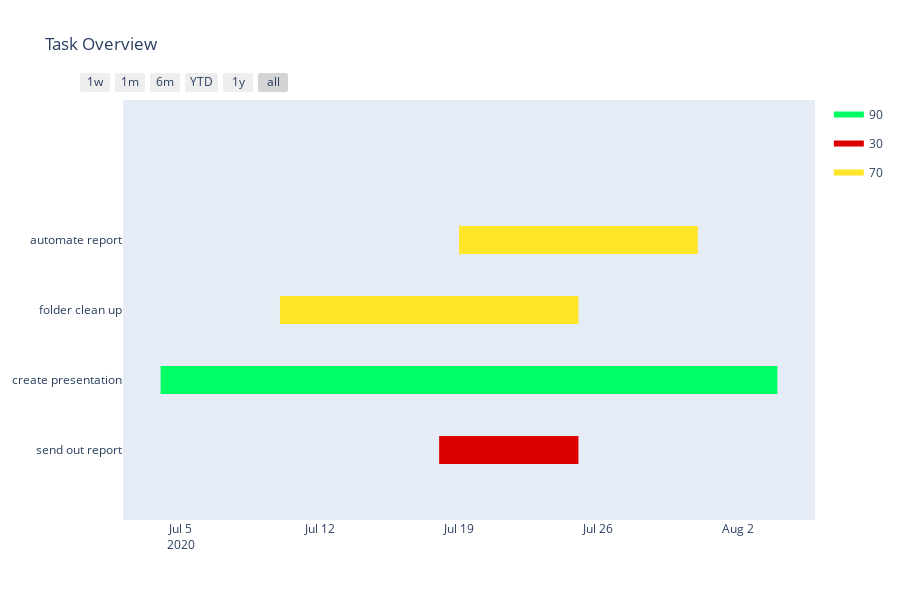

Notebook source saved alongside this figure:
### Code cell
colors = {30: 'rgb(220, 0, 0)', 70: (1, 0.9, 0.16), 75: (1, 0.9, 0.22), 90: 'rgb(0, 255, 100)'}
fig_inter = ff.create_gantt(df, colors=colors, index_col='complete', show_colorbar=True, group_tasks=True, title='Task Overview')
fig_inter

### Figure 1 — Plotly figure (JSON) as saved in the notebook; plotly's stock layout.template omitted (floating-point values rounded to 4 significant figures)
{"data": [{"fill": "toself", "fillcolor": "rgb(0, 255, 100)", "hoverinfo": "name", "legendgroup": "rgb(0, 255, 100)", "mode": "none", "name": "90", "type": "scatter", "x": ["2020-07-04T00:00:00", "2020-08-04T00:00:00", "2020-08-04T00:00:00", "2020-07-04T00:00:00"], "y": [0.8, 0.8, 1.2, 1.2]}, {"fill": "toself", "fillcolor": "rgb(220, 0, 0)", "hoverinfo": "name", "legendgroup": "rgb(220, 0, 0)", "mode": "none", "name": "30", "type": "scatter", "x": ["2020-07-18T00:00:00", "2020-07-25T00:00:00", "2020-07-25T00:00:00", "2020-07-18T00:00:00"], "y": [-0.2, -0.2, 0.2, 0.2]}, {"fill": "toself", "fillcolor": "rgb(255, 230, 41)", "hoverinfo": "name", "legendgroup": "rgb(255, 230, 41)", "mode": "none", "name": "70", "type": "scatter", "x": ["2020-07-19T00:00:00", "2020-07-31T00:00:00", "2020-07-31T00:00:00", "2020-07-19T00:00:00", "2020-07-19T00:00:00", "2020-07-10T00:00:00", "2020-07-25T00:00:00", "2020-07-25T00:00:00", "2020-07-10T00:00:00"], "y": [2.8, 2.8, 3.2, 3.2, null, 1.8, 1.8, 2.2, 2.2]}, {"legendgroup": "rgb(0, 255, 100)", "marker": {"color": "rgb(0, 255, 100)", "opacity": 0, "size": 1}, "mode": "markers", "name": "", "showlegend": false, "text": [null, null], "type": "scatter", "x": ["2020-07-04T00:00:00", "2020-08-04T00:00:00"], "y": [1, 1]}, {"legendgroup": "rgb(220, 0, 0)", "marker": {"color": "rgb(220, 0, 0)", "opacity": 0, "size": 1}, "mode": "markers", "name": "", "showlegend": false, "text": [null, null], "type": "scatter", "x": ["2020-07-18T00:00:00", "2020-07-25T00:00:00"], "y": [0, 0]}, {"legendgroup": "rgb(255, 230, 41)", "marker": {"color": "rgb(255, 230, 41)", "opacity": 0, "size": 1}, "mode": "markers", "name": "", "showlegend": false, "text": [null, null, null, null], "type": "scatter", "x": ["2020-07-19T00:00:00", "2020-07-31T00:00:00", "2020-07-10T00:00:00", "2020-07-25T00:00:00"], "y": [3, 3, 2, 2]}], "layout": {"height": 600, "hovermode": "closest", "showlegend": true, "title": {"text": "Task Overview"}, "xaxis": {"rangeselector": {"buttons": [{"count": 7, "label": "1w", "step": "day", "stepmode": "backward"}, {"count": 1, "label": "1m", "step": "month", "stepmode": "backward"}, {"count": 6, "label": "6m", "step": "month", "stepmode": "backward"}, {"count": 1, "label": "YTD", "step": "year", "stepmode": "todate"}, {"count": 1, "label": "1y", "step": "year", "stepmode": "backward"}, {"step": "all"}]}, "showgrid": false, "type": "date", "zeroline": false}, "yaxis": {"autorange": false, "range": [-1, 5], "showgrid": false, "ticktext": ["send out report", "create presentation", "folder clean up", "automate report"], "tickvals": [0, 1, 2, 3], "zeroline": false}}}
